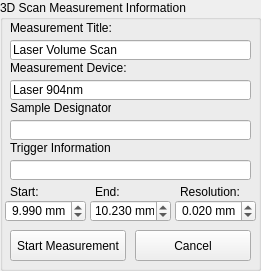
  <widget class="QGroupBox" name="GB_3D_MeasurementInfo">
   <property name="geometry">
    <rect>
     <x>370</x>
     <y>420</y>
     <width>261</width>
     <height>271</height>
    </rect>
   </property>
   <property name="autoFillBackground">
    <bool>true</bool>
   </property>
   <property name="title">
    <string>3D Scan Measurement Information</string>
   </property>
   <widget class="QLineEdit" name="LE_LS_3D_MeasureTitle">
    <property name="geometry">
     <rect>
      <x>10</x>
      <y>40</y>
      <width>241</width>
      <height>20</height>
     </rect>
    </property>
    <property name="text">
     <string>Laser Volume Scan</string>
    </property>
   </widget>
   <widget class="QLabel" name="label_59">
    <property name="geometry">
     <rect>
      <x>10</x>
      <y>20</y>
      <width>101</width>
      <height>16</height>
     </rect>
    </property>
    <property name="text">
     <string>Measurement Title:</string>
    </property>
   </widget>
   <widget class="QLabel" name="label_60">
    <property name="geometry">
     <rect>
      <x>10</x>
      <y>60</y>
      <width>121</width>
      <height>16</height>
     </rect>
    </property>
    <property name="text">
     <string>Measurement Device:</string>
    </property>
   </widget>
   <widget class="QLineEdit" name="LE_LS_3D_MeasureDevice">
    <property name="geometry">
     <rect>
      <x>10</x>
      <y>80</y>
      <width>241</width>
      <height>20</height>
     </rect>
    </property>
    <property name="text">
     <string>Laser 904nm</string>
    </property>
   </widget>
   <widget class="QLabel" name="label_61">
    <property name="geometry">
     <rect>
      <x>10</x>
      <y>100</y>
      <width>101</width>
      <height>16</height>
     </rect>
    </property>
    <property name="text">
     <string>Sample Designator:</string>
    </property>
   </widget>
   <widget class="QLineEdit" name="LE_LS_3D_MeasureSample">
    <property name="geometry">
     <rect>
      <x>10</x>
      <y>120</y>
      <width>241</width>
      <height>20</height>
     </rect>
    </property>
   </widget>
   <widget class="QLabel" name="label_62">
    <property name="geometry">
     <rect>
      <x>10</x>
      <y>140</y>
      <width>101</width>
      <height>16</height>
     </rect>
    </property>
    <property name="text">
     <string>Trigger Information:</string>
    </property>
   </widget>
   <widget class="QLineEdit" name="LE_LS_3D_MeasureTrigInfo">
    <property name="geometry">
     <rect>
      <x>10</x>
      <y>160</y>
      <width>241</width>
      <height>20</height>
     </rect>
    </property>
   </widget>
   <widget class="QPushButton" name="B_3DScanStart">
    <property name="geometry">
     <rect>
      <x>10</x>
      <y>230</y>
      <width>116</width>
      <height>31</height>
     </rect>
    </property>
    <property name="text">
     <string>Start Measurement</string>
    </property>
   </widget>
   <widget class="QPushButton" name="B_LS_3DScanAbort">
    <property name="geometry">
     <rect>
      <x>135</x>
      <y>230</y>
      <width>116</width>
      <height>31</height>
     </rect>
    </property>
    <property name="text">
     <string>Cancel</string>
    </property>
   </widget>
   <widget class="QLabel" name="label_63">
    <property name="geometry">
     <rect>
      <x>180</x>
      <y>185</y>
      <width>62</width>
      <height>13</height>
     </rect>
    </property>
    <property name="text">
     <string>Resolution:</string>
    </property>
   </widget>
   <widget class="QDoubleSpinBox" name="SB_LS_Scan_StepZ">
    <property name="geometry">
     <rect>
      <x>175</x>
      <y>200</y>
      <width>81</width>
      <height>22</height>
     </rect>
    </property>
    <property name="autoFillBackground">
     <bool>false</bool>
    </property>
    <property name="alignment">
     <set>Qt::AlignRight|Qt::AlignTrailing|Qt::AlignVCenter</set>
    </property>
    <property name="buttonSymbols">
     <enum>QAbstractSpinBox::UpDownArrows</enum>
    </property>
    <property name="suffix">
     <string> mm</string>
    </property>
    <property name="decimals">
     <number>3</number>
    </property>
    <property name="singleStep">
     <double>0.010000000000000</double>
    </property>
    <property name="value">
     <double>0.020000000000000</double>
    </property>
   </widget>
   <widget class="QDoubleSpinBox" name="SB_LS_Scan_StartZ_2">
    <property name="geometry">
     <rect>
      <x>5</x>
      <y>200</y>
      <width>81</width>
      <height>22</height>
     </rect>
    </property>
    <property name="autoFillBackground">
     <bool>false</bool>
    </property>
    <property name="alignment">
     <set>Qt::AlignRight|Qt::AlignTrailing|Qt::AlignVCenter</set>
    </property>
    <property name="buttonSymbols">
     <enum>QAbstractSpinBox::UpDownArrows</enum>
    </property>
    <property name="suffix">
     <string> mm</string>
    </property>
    <property name="decimals">
     <number>3</number>
    </property>
    <property name="singleStep">
     <double>0.010000000000000</double>
    </property>
    <property name="value">
     <double>9.990000000000000</double>
    </property>
   </widget>
   <widget class="QDoubleSpinBox" name="SB_LS_Scan_StopZ">
    <property name="geometry">
     <rect>
      <x>90</x>
      <y>200</y>
      <width>81</width>
      <height>22</height>
     </rect>
    </property>
    <property name="autoFillBackground">
     <bool>false</bool>
    </property>
    <property name="alignment">
     <set>Qt::AlignRight|Qt::AlignTrailing|Qt::AlignVCenter</set>
    </property>
    <property name="buttonSymbols">
     <enum>QAbstractSpinBox::UpDownArrows</enum>
    </property>
    <property name="suffix">
     <string> mm</string>
    </property>
    <property name="decimals">
     <number>3</number>
    </property>
    <property name="singleStep">
     <double>0.010000000000000</double>
    </property>
    <property name="value">
     <double>10.230000000000000</double>
    </property>
   </widget>
   <widget class="QLabel" name="label_64">
    <property name="geometry">
     <rect>
      <x>10</x>
      <y>185</y>
      <width>62</width>
      <height>13</height>
     </rect>
    </property>
    <property name="text">
     <string>Start:</string>
    </property>
   </widget>
   <widget class="QLabel" name="label_65">
    <property name="geometry">
     <rect>
      <x>95</x>
      <y>185</y>
      <width>62</width>
      <height>13</height>
     </rect>
    </property>
    <property name="text">
     <string>End:</string>
    </property>
   </widget>
  </widget>
